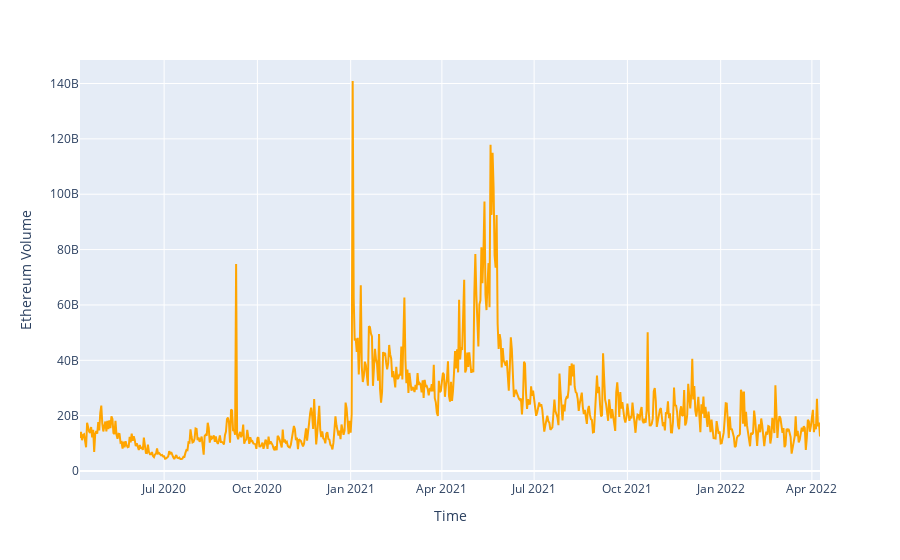

Source (notebook cell):
### Code cell
ethvolgraph = eth_vol_df.reset_index()
px.line(data_frame=ethvolgraph,x = 'Time',y = 'Ethereum Volume',color_discrete_sequence = ['orange'])

### Figure 1 — Plotly figure (JSON) as saved in the notebook; plotly's stock layout.template omitted (floating-point values rounded to 4 significant figures; data arrays with more than 128 entries replaced by an {"elided": "..."} marker saying what was removed)
{"data": [{"hovertemplate": "Time=%{x}<br>Ethereum Volume=%{y}<extra></extra>", "legendgroup": "", "line": {"color": "orange", "dash": "solid"}, "marker": {"symbol": "circle"}, "mode": "lines", "name": "", "orientation": "v", "showlegend": false, "type": "scatter", "x": {"elided": "731 str values"}, "xaxis": "x", "y": {"elided": "731 float values"}, "yaxis": "y"}], "layout": {"legend": {"tracegroupgap": 0}, "margin": {"t": 60}, "xaxis": {"anchor": "y", "domain": [0, 1], "title": {"text": "Time"}}, "yaxis": {"anchor": "x", "domain": [0, 1], "title": {"text": "Ethereum Volume"}}}}
